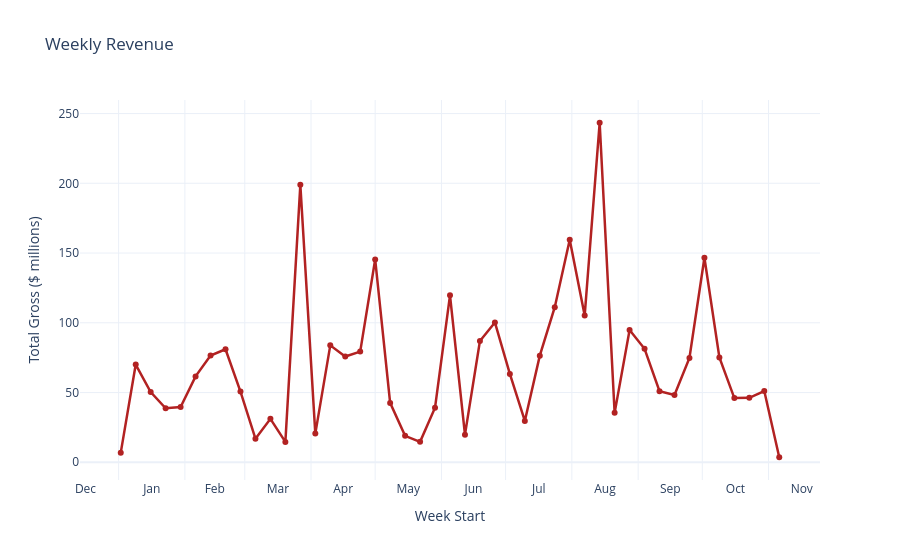

The code cell stored with this chart in its notebook:
### Code cell
# Weekly trend
weekly_gross = df.groupby('week_start_date')['gross_today'].sum().reset_index()

# convert to millions
weekly_gross["gross_M"] = weekly_gross["gross_today"] / 1e6

iso = weekly_gross["week_start_date"].dt.isocalendar() 
weekly_gross["week_no"] = iso["week"].astype(str)

# Plot
fig = px.line(
    weekly_gross,
    x="week_start_date",
    y="gross_M",
    markers=True,
    title="Weekly Revenue",
    labels={"week_start_date": "Week Start", "gross_M": "Total Gross ($ millions)"},
    color_discrete_sequence=["#b22222"]
)

# Hover
fig.update_traces( 
    hovertemplate=("Week: %{customdata[0]}<br>" "Gross: %{y:.2f}M<extra></extra>" ), 
    customdata=weekly_gross[["week_no"]], 
    line=dict(width=2.5), 
    marker=dict(size=6) )

# x axis
fig.update_xaxes(
    dtick="M1",
    tickformat="%b",
    ticklabelmode="period"
)

# y axis
fig.update_yaxes(tickformat=".0f")

fig.update_layout(
    template="plotly_white",
    hoverlabel=dict(bgcolor="white", font_size=12)
)

fig.show()

### Figure 1 — Plotly figure (JSON) as saved in the notebook; plotly's stock layout.template omitted (floating-point values rounded to 4 significant figures)
{"data": [{"customdata": [["1"], ["2"], ["3"], ["4"], ["5"], ["6"], ["7"], ["8"], ["9"], ["10"], ["11"], ["12"], ["13"], ["14"], ["15"], ["16"], ["17"], ["18"], ["19"], ["20"], ["21"], ["22"], ["23"], ["24"], ["25"], ["26"], ["27"], ["28"], ["29"], ["30"], ["31"], ["32"], ["33"], ["34"], ["35"], ["36"], ["37"], ["38"], ["39"], ["40"], ["41"], ["42"], ["43"], ["44"], ["45"]], "hovertemplate": "Week: %{customdata[0]}<br>Gross: %{y:.2f}M<extra></extra>", "legendgroup": "", "line": {"color": "#b22222", "dash": "solid", "width": 2.5}, "marker": {"size": 6, "symbol": "circle"}, "mode": "lines+markers", "name": "", "orientation": "v", "showlegend": false, "type": "scatter", "x": ["2025-01-02T00:00:00.000000000", "2025-01-09T00:00:00.000000000", "2025-01-16T00:00:00.000000000", "2025-01-23T00:00:00.000000000", "2025-01-30T00:00:00.000000000", "2025-02-06T00:00:00.000000000", "2025-02-13T00:00:00.000000000", "2025-02-20T00:00:00.000000000", "2025-02-27T00:00:00.000000000", "2025-03-06T00:00:00.000000000", "2025-03-13T00:00:00.000000000", "2025-03-20T00:00:00.000000000", "2025-03-27T00:00:00.000000000", "2025-04-03T00:00:00.000000000", "2025-04-10T00:00:00.000000000", "2025-04-17T00:00:00.000000000", "2025-04-24T00:00:00.000000000", "2025-05-01T00:00:00.000000000", "2025-05-08T00:00:00.000000000", "2025-05-15T00:00:00.000000000", "2025-05-22T00:00:00.000000000", "2025-05-29T00:00:00.000000000", "2025-06-05T00:00:00.000000000", "2025-06-12T00:00:00.000000000", "2025-06-19T00:00:00.000000000", "2025-06-26T00:00:00.000000000", "2025-07-03T00:00:00.000000000", "2025-07-10T00:00:00.000000000", "2025-07-17T00:00:00.000000000", "2025-07-24T00:00:00.000000000", "2025-07-31T00:00:00.000000000", "2025-08-07T00:00:00.000000000", "2025-08-14T00:00:00.000000000", "2025-08-21T00:00:00.000000000", "2025-08-28T00:00:00.000000000", "2025-09-04T00:00:00.000000000", "2025-09-11T00:00:00.000000000", "2025-09-18T00:00:00.000000000", "2025-09-25T00:00:00.000000000", "2025-10-02T00:00:00.000000000", "2025-10-09T00:00:00.000000000", "2025-10-16T00:00:00.000000000", "2025-10-23T00:00:00.000000000", "2025-10-30T00:00:00.000000000", "2025-11-06T00:00:00.000000000"], "xaxis": "x", "y": [6.905, 70.07, 50.36, 38.69, 39.54, 61.58, 76.49, 81.04, 50.66, 16.87, 31.16, 14.62, 198.9, 20.55, 83.82, 75.81, 79.35, 145.4, 42.57, 18.95, 14.68, 39.13, 119.7, 19.81, 86.93, 100.3, 63.34, 29.62, 76.41, 111.2, 159.6, 105.3, 243.4, 35.43, 94.84, 81.37, 50.94, 48.18, 74.76, 146.6, 75.18, 46.01, 46.24, 51.1, 3.598], "yaxis": "y"}], "layout": {"hoverlabel": {"bgcolor": "white", "font": {"size": 12}}, "legend": {"tracegroupgap": 0}, "title": {"text": "Weekly Revenue"}, "xaxis": {"anchor": "y", "domain": [0, 1], "dtick": "M1", "tickformat": "%b", "ticklabelmode": "period", "title": {"text": "Week Start"}}, "yaxis": {"anchor": "x", "domain": [0, 1], "tickformat": ".0f", "title": {"text": "Total Gross ($ millions)"}}}}
